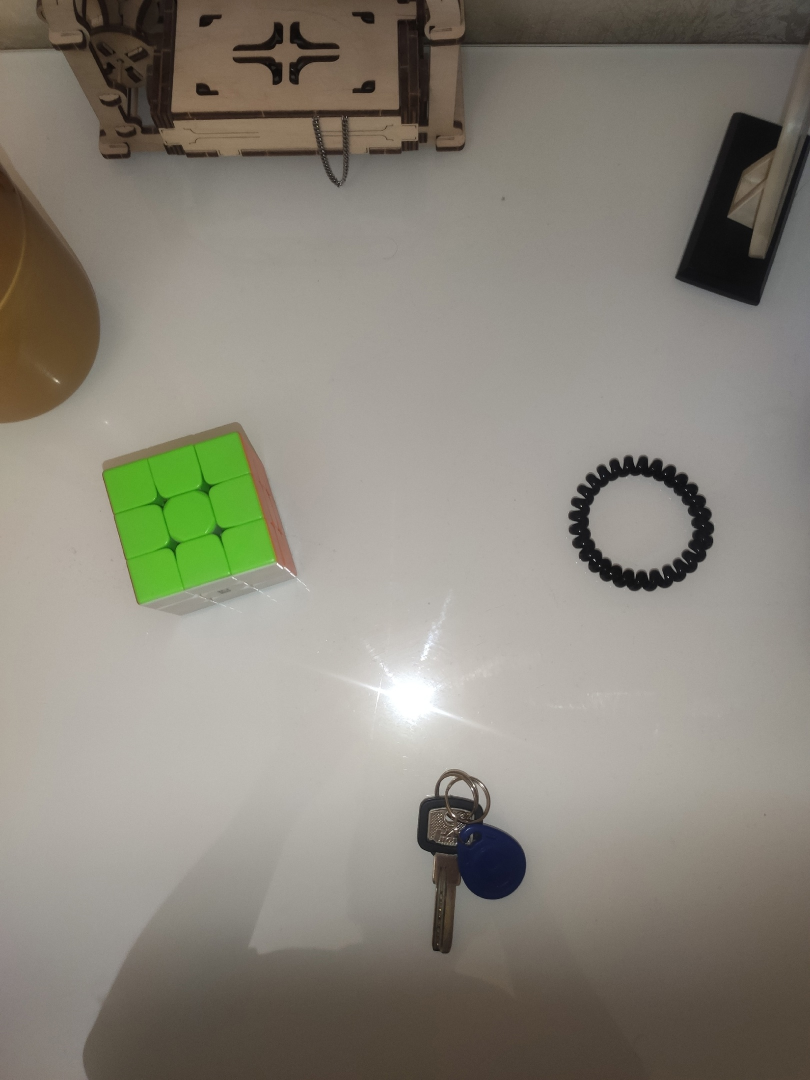
#> input picture lab2/imgs/7.jpg, 1620 x 2160 px (shown at 1/2 size)
$ python v2_orb.py
#> lines starting #> are read from the running program, lines starting #| are printed output that depends on the picture
import numpy as np
import cv2
from matplotlib import pyplot as plt
num = 4
templates = np.array([[230, 950, 600, 1100],
		             [100, 330, 630, 820],
		             [30, 170, 270, 430],
		             [290, 410, 1160, 1280],
		             [50, 160, 670, 760]])
# [7 lines of commented-out code are left out]

query_img = cv2.imread(f'imgs/7.jpg')
#> query_img is the input picture: shape (2160, 1620, 3); mean B, G, R 121.6, 132.7, 136.9
# original_img = query_img[templates[num-1][0]:templates[num-1][1], templates[num-1][2]:templates[num-1][3]].copy()
original_img = cv2.imread('imgs/7_rubic.jpg')
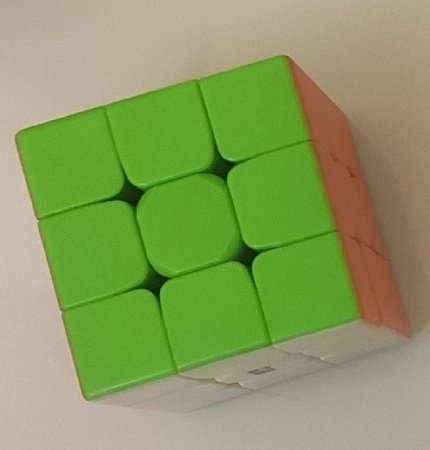
#> input picture lab2/imgs/7_rubic.jpg, 430 x 450 px
#> original_img is the input picture: shape (450, 430, 3); mean B, G, R 95.5, 156.2, 138.5
query_img_bw = cv2.cvtColor(query_img, cv2.IMREAD_GRAYSCALE)
original_img_bw = cv2.cvtColor(original_img, cv2.IMREAD_GRAYSCALE)

orb = cv2.ORB_create()
queryKP, queryDes = orb.detectAndCompute(query_img_bw,None)
#> queryKP = 500 keypoints; strongest (x, y, size): (1335, 1153, 31), (1336, 1155, 31), (1187, 1118, 31), (1162, 1012, 31)
trainKP, trainDes = orb.detectAndCompute(original_img_bw,None)
#> trainKP = 270 keypoints; strongest (x, y, size): (254, 251, 77.1), (154, 291, 77.1), (256, 252, 53.6), (231, 164, 77.1)

matcher = cv2.BFMatcher(cv2.NORM_HAMMING, crossCheck=True)
matches = matcher.match(queryDes,trainDes)
#> matches = 39 matches
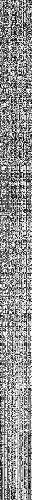
#> queryDes: shape (500, 32); min 0, max 255, mean 143.5
matches = sorted(matches, key = lambda x:x.distance)

src_pts = np.float32([queryKP[m.queryIdx].pt for m in matches[:40]]).reshape(-1,1,2)
#> src_pts = 39 rows, first 8: [947.5, 1571], [434.9, 185.8], [948, 1572], [869, 1711], [633.6, 252], [1159, 1116], [645.6, 302.4], [633.6, 252]
dst_pts = np.float32([trainKP[m.trainIdx].pt for m in matches[:40]]).reshape(-1,1,2)
#> dst_pts = 39 rows, first 8: [133.9, 203], [246.8, 263.3], [249.1, 265], [218.9, 378.7], [87, 400], [286.6, 56.16], [114.7, 197.1], [139.3, 191.6]
M, mask = cv2.findHomography(src_pts, dst_pts, cv2.RANSAC,5.0)
#> M = [[-0.155, -0.04, 236.4], [-0.257, -0.0608, 384.9], [-0.000669, -0.000156, 1]]; mask = 39 values, max 1 at index 3, min 0 at index 0, mean 0.205
matchesMask = mask.ravel().tolist()
#> matchesMask has the same summary as mask
pts = src_pts[mask==1]
#> pts = [[869, 1711], [930, 1650], [1270.1, 930.2], [1221.4, 1161.2], [945, 1580], [1142.1, 1005.3], [959, 1565], [894, 1676.4]]
min_x, min_y = np.int32(pts.min(axis=0))
#> min_x = 869; min_y = 930
max_x, max_y = np.int32(pts.max(axis=0))
#> max_x = 1270; max_y = 1711

a = cv2.rectangle(query_img,(min_x, min_y), (max_x,max_y), 255,2)
final_img = cv2.drawMatches(a, queryKP,
                            original_img, trainKP, matches[:40],None)
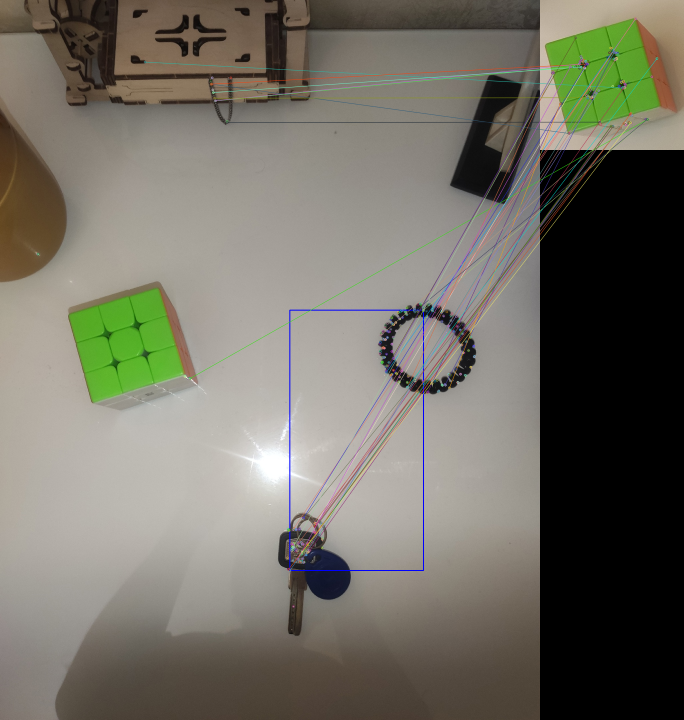
#> final_img: shape (2160, 2050, 3) (shown at 1/3 size); mean B, G, R 100.7, 111.5, 114.3

final_img = cv2.resize(final_img, (1000, 1000))
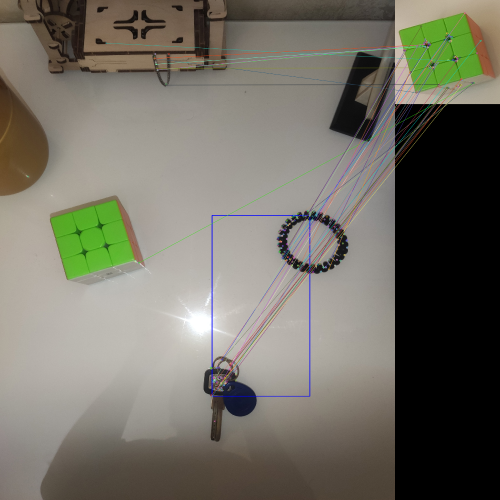
#> final_img: shape (1000, 1000, 3) (shown at 1/2 size); mean B, G, R 100.6, 111.4, 114.1
cv2.imshow("Result", final_img)
cv2.waitKey(0)

isWritten = cv2.imwrite(f"results/ORB/7_rubic.png", final_img)
# print(isWritten)
if isWritten:
	print('Image is successfully saved as file.')
